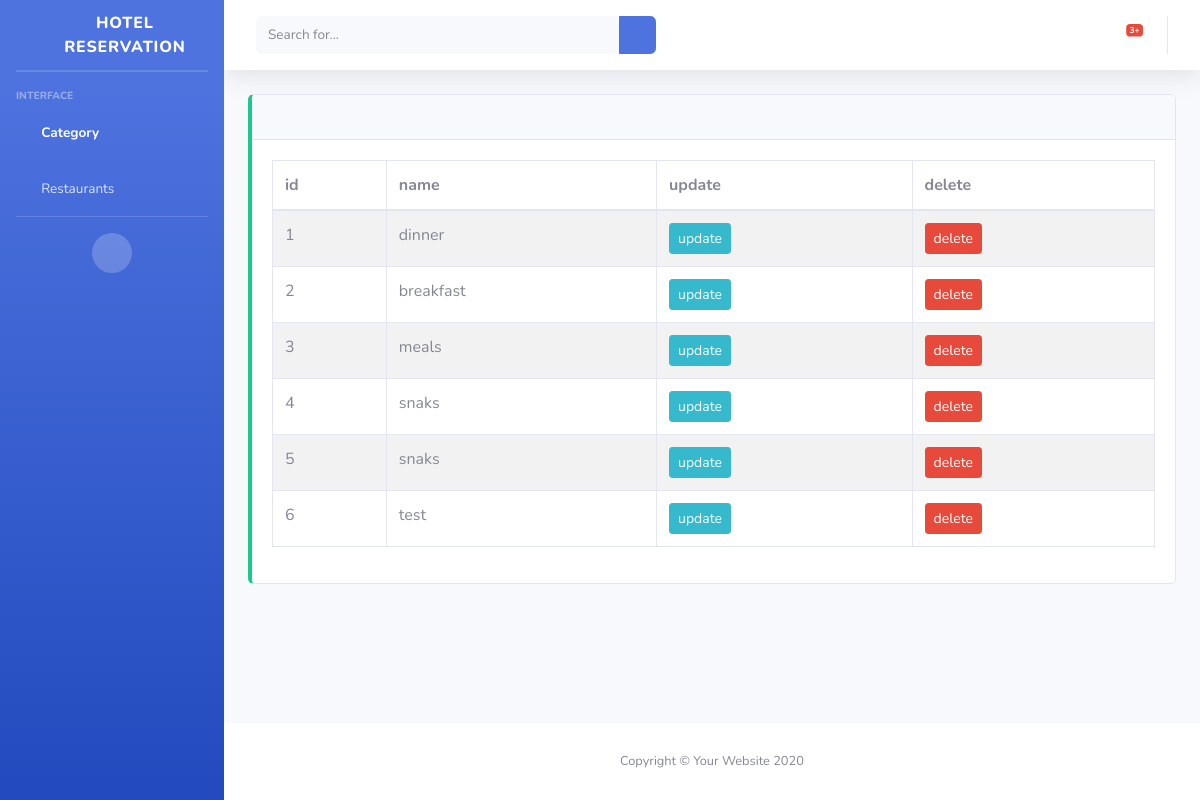
/hotel-diana/category/, run on the app's committed database.
### restaurant/models.py (models this page shows, shortened)
class Category(models.Model):
    name = models.CharField(max_length=50)
    shop = models.ForeignKey(
        Restaurant, on_delete=models.CASCADE, blank=True, null=True)
    def get_update_url(self):
        return reverse("catupdate", kwargs={'pk': self.pk, 'slug': self.shop.slug})

### restaurant/views.py (the view)
# urls.py: path('<slug:slug>/category/', CategoryListTest.as_view(), name="rester"),
class CategoryListTest(ListView):
    def get(self, *args, **kwargs):
        print(kwargs)
        data = Category.objects.filter(
            shop__slug=kwargs['slug']).select_related('shop')
        context = {
            "data": data
        }
        return render(self.request, "cat/list.html", context)

### restaurant/templates/cat/list.html
{% extends 'base.html' %}
{% block content %}
<div class="table-responsive">
<table class="table table-bordered table-striped table-hover">
    <thead>
        <tr>
            <th>id</th>
            <th>name</th>
            <th>update</th>
            <th>delete</th>
        </tr>
    </thead>
    <tbody>
    {% for i in data %}
        <tr>
            <td>{{forloop.counter}}</td>
            <td>{{i.name}}</td>
            <td><a href="{{i.get_update_url}}" class="btn btn-sm btn-info">update</a></td>
            <td><form method="post" action=""><input type="submit" value="delete" class="btn btn-sm btn-danger"></form></a></td>
        </tr>
        {% endfor %}
    </tbody>
</table>
 </div>
{% endblock content %}

### data on the page
Category: name "dinner"
Category: name "breakfast"
Category: name "meals"
Category: name "snaks"
Category: name "snaks"
Category: name "test"
